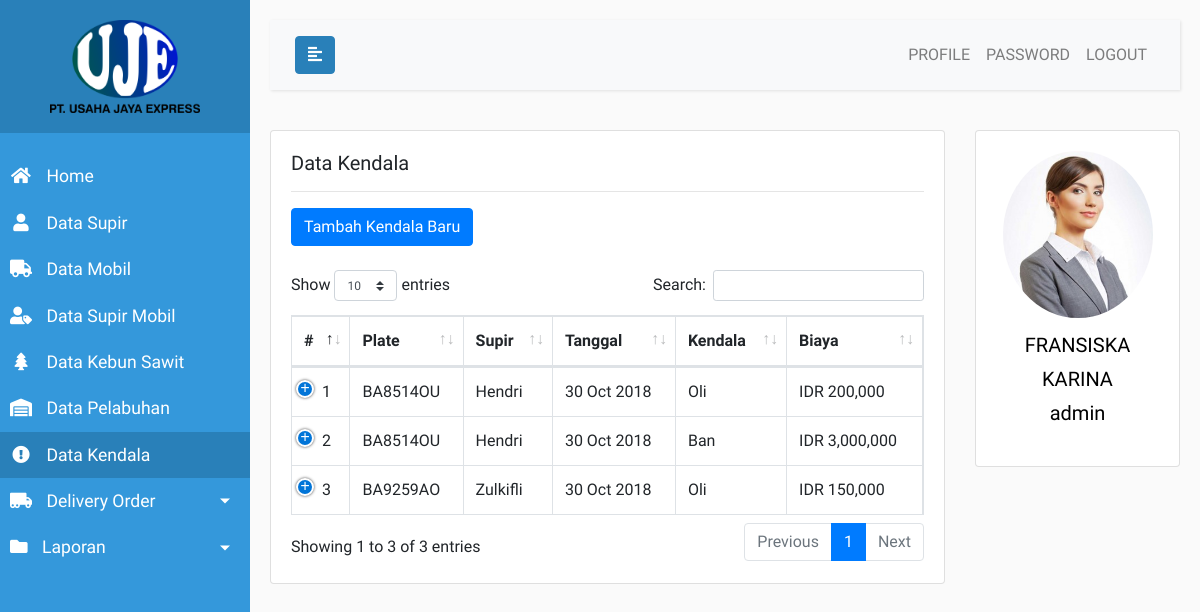
Page /admin.php?page=kendala (signed in) on the committed database.
### tables this page shows
CREATE TABLE `tb_kendala` (
  `id` int(11) NOT NULL AUTO_INCREMENT,
  `supir_mobil_id` int(11) NOT NULL,
  `tanggal` date NOT NULL,
  `kendala` enum('ban','benen','baut roda','oli','selendang') NOT NULL,
  `biaya` int(11) NOT NULL,
  `keterangan` varchar(100) DEFAULT '-',
  PRIMARY KEY (`id`),
  KEY `FF99` (`supir_mobil_id`),
  CONSTRAINT `FF99` FOREIGN KEY (`supir_mobil_id`) REFERENCES `tb_supir_mobil` (`id`) ON DELETE CASCADE ON UPDATE CASCADE
);

CREATE TABLE `tb_mobil` (
  `id` int(11) NOT NULL AUTO_INCREMENT,
  `plate` varchar(10) NOT NULL,
  `merk` varchar(100) NOT NULL,
  `jenis` varchar(100) NOT NULL,
  `gross` int(11) NOT NULL,
  `foto` varchar(100) NOT NULL,
  PRIMARY KEY (`id`)
);

CREATE TABLE `tb_supir` (
  `id` int(11) NOT NULL AUTO_INCREMENT,
  `nama` varchar(100) NOT NULL,
  `jenis_kelamin` enum('pria','wanita') NOT NULL,
  `tempat_lahir` varchar(50) NOT NULL,
  `tanggal_lahir` date NOT NULL,
  `alamat` text NOT NULL,
  `telepon` varchar(13) NOT NULL,
  `ktp_no` varchar(16) NOT NULL,
  `ktp_img` varchar(100) NOT NULL,
  `sim_no` varchar(12) NOT NULL,
  `sim_img` varchar(100) NOT NULL,
  PRIMARY KEY (`id`)
);

CREATE TABLE `tb_user` (
  `id` int(11) NOT NULL AUTO_INCREMENT,
  `username` varchar(20) NOT NULL,
  `password` varchar(100) NOT NULL,
  `hak_akses` enum('admin','pimpinan') NOT NULL,
  `status` tinyint(4) NOT NULL DEFAULT '1',
  `nama` varchar(100) NOT NULL,
  `jenis_kelamin` enum('pria','wanita') NOT NULL,
  `tempat_lahir` varchar(50) NOT NULL,
  `tanggal_lahir` date NOT NULL,
  `alamat` text NOT NULL,
  `telepon` varchar(13) NOT NULL,
  `foto` varchar(100) NOT NULL,
  PRIMARY KEY (`id`)
);

### app/app.php (called while the page is built, shortened)
<?php
	function koneksi() {
		$host = 'localhost';
		$user = 'root';
		$pass = '';
		$db = 'pt-uje-db';
		$conn = mysqli_connect($host, $user, $pass, $db);
		return $conn;
	}
	function sanitizeThis($string) {
		$conn = koneksi();
		$output1 = mysqli_real_escape_string($conn, $string);
		$output2 = strip_tags($output1);
		return htmlspecialchars($output2);
	}
	function getProfile() {
		$conn = koneksi();
		$uid = $_SESSION['uid'];
		$query = "SELECT * FROM tb_user WHERE id = '$uid'";
		$process = mysqli_query($conn, $query);
		$data = mysqli_fetch_assoc($process);
		return $data;
	}
?>

### views/admin/kendala/kelola-kendala.php (the view, shortened to what this page needs)
<div class="row">
	<div class="col-md-9">
		<div class="card">
			<div class="card-body">
				<h5 class="card-title">Data Kendala</h5><hr>
				<?php if ($hak_akses == 'admin'): ?>
					<button type="button" class="btn btn-primary" id="btn-tambah-kendala">Tambah Kendala Baru</button><br><br>
				<?php endif ?>
				<table id="table-data-pelabuhan" class="table table-bordered display responsive nowrap" style="width:100%">
					<thead>
						<tr>
							<th>#</th>
							<th>Plate</th>
							<th>Supir</th>
							<th>Tanggal</th>
							<th>Kendala</th>
							<th>Biaya</th>
						</tr>
					</thead>
					<tbody>
						<?php
							$list_data = [];
							$query = "
								SELECT tb_kendala.id, tb_kendala.tanggal, tb_kendala.kendala, tb_kendala.biaya,
								tb_kendala.keterangan, tb_mobil.plate, tb_supir.nama
								FROM tb_kendala, tb_supir_mobil, tb_mobil, tb_supir
								WHERE tb_kendala.supir_mobil_id = tb_supir_mobil.id AND tb_supir_mobil.supir_id = tb_supir.id
								AND tb_supir_mobil.mobil_id = tb_mobil.id
							";
							$process = mysqli_query($conn, $query);
							while($row = mysqli_fetch_array($process)) {
								$list_data[] = $row;
							}
							foreach ($list_data as $key => $value) {
						?>
							<tr>
								<td><?php echo $key+1 ?></td>
								<td><?php echo $value['plate'] ?></td>
								<td><?php echo $value['nama'] ?></td>
								<td><?php echo date('d M Y', strtotime($value['tanggal'])) ?></td>
								<td><?php echo ucfirst($value['kendala']) ?></td>
								<td>IDR <?php echo number_format($value['biaya']) ?></td>
							</tr>
						<?php
							}
						?>
					</tbody>
				</table>
			</div>
		</div>
	</div>
	<div class="col-md-3">
		<?php include 'views/partials/rightbar.php'; ?>
	</div>
</div>

### views/partials/rightbar.php
<div class="card">
	<div class="card-body text-center">
		<img src="/assets/img/profil/<?php echo getProfile()['foto'] ?>" width="150px" class="rounded-circle">
		<p class="profile-name"><?php echo strtoupper(getProfile()['nama']).'<br>'.strtolower($_SESSION['akses']) ?></p>
	</div>
</div>

### assets/css/app.css (style rules this page uses)
body { font-family: 'Ubuntu', sans-serif; background: #fafafa; }
p { font-family: 'Ubuntu', sans-serif; font-size: 1.1em; font-weight: 300; line-height: 1.7em; color: #999; }
.profile-name { padding-top: 10px; font-size: 20px; color: #000; }

### rows in the picture
tb_kendala: tb_mobil.plate "BA8514OU", tb_supir.nama "Hendri", tanggal "30 Oct 2018", kendala "Oli", biaya "200,000"
tb_kendala: tb_mobil.plate "BA8514OU", tb_supir.nama "Hendri", tanggal "30 Oct 2018", kendala "Ban", biaya "3,000,000"
tb_kendala: tb_mobil.plate "BA9259AO", tb_supir.nama "Zulkifli", tanggal "30 Oct 2018", kendala "Oli", biaya "150,000"
tb_user: foto (picture), nama "FRANSISKA KARINA"

### other values in the picture
$_SESSION['akses'] "admin"
